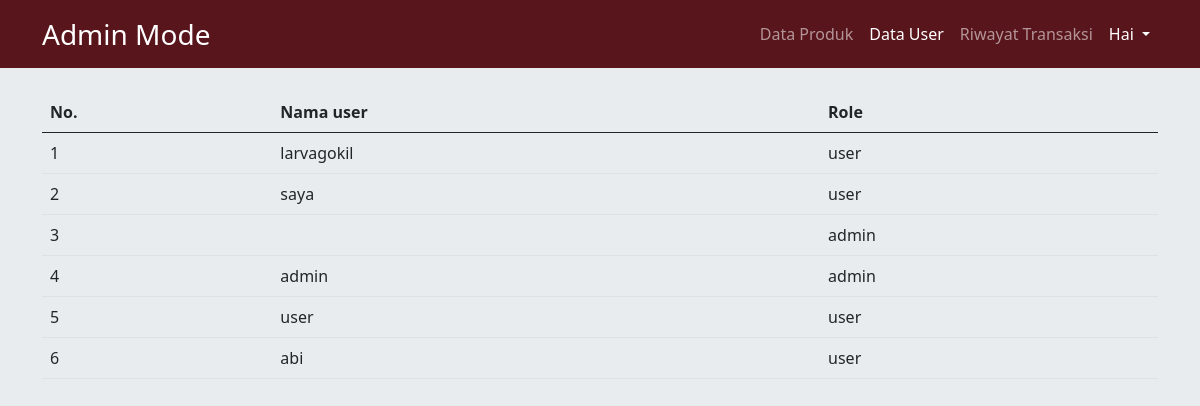
Page /admin/home.php?m=user (signed in) on the committed database.
### tables this page shows
CREATE TABLE `user` (
  `id_user` int(8) NOT NULL,
  `username` varchar(50) NOT NULL,
  `password` varchar(255) NOT NULL,
  `role` enum('admin','user') NOT NULL
);

### config/fungsi.php (called while the page is built, shortened)
<?php
    $konek = mysqli_connect("localhost", "root", "", "toko1");
    function query($query) {
        global $konek;
        $result = mysqli_query($konek, $query);
        $rows = [];
        while ($row = mysqli_fetch_assoc($result)) {
            $rows[] = $row;
        }
        return $rows;
    }
?>

### admin/user.php (the view)
<?php
   $kue = "SELECT * FROM user";
   $datas = query($kue);
   $i = 1;
?>
<div class="container-sm pt-4">
    <table class="table mx-auto">
        <thead>
            <tr>
                <th scope="col">No.</th>
                <th scope="col">Nama user</th>
                <th scope="col">Role</th>
            </tr>
        </thead>
        <tbody>
            <?php
            foreach ($datas as $dat) {
            ?>
            <tr>
                <td scope="row"><?= $i++ ?></td>
                <td><?= $dat['username'] ?></td>
                <td><?= $dat['role'] ?></td>
            </tr>
            <?php
            }
            ?>
        </tbody>
    </table>
</div>

### rows in the picture
user: username "larvagokil", role "user"
user: username "saya", role "user"
user: role "admin"
user: username "admin", role "admin"
user: username "user", role "user"
user: username "abi", role "user"
